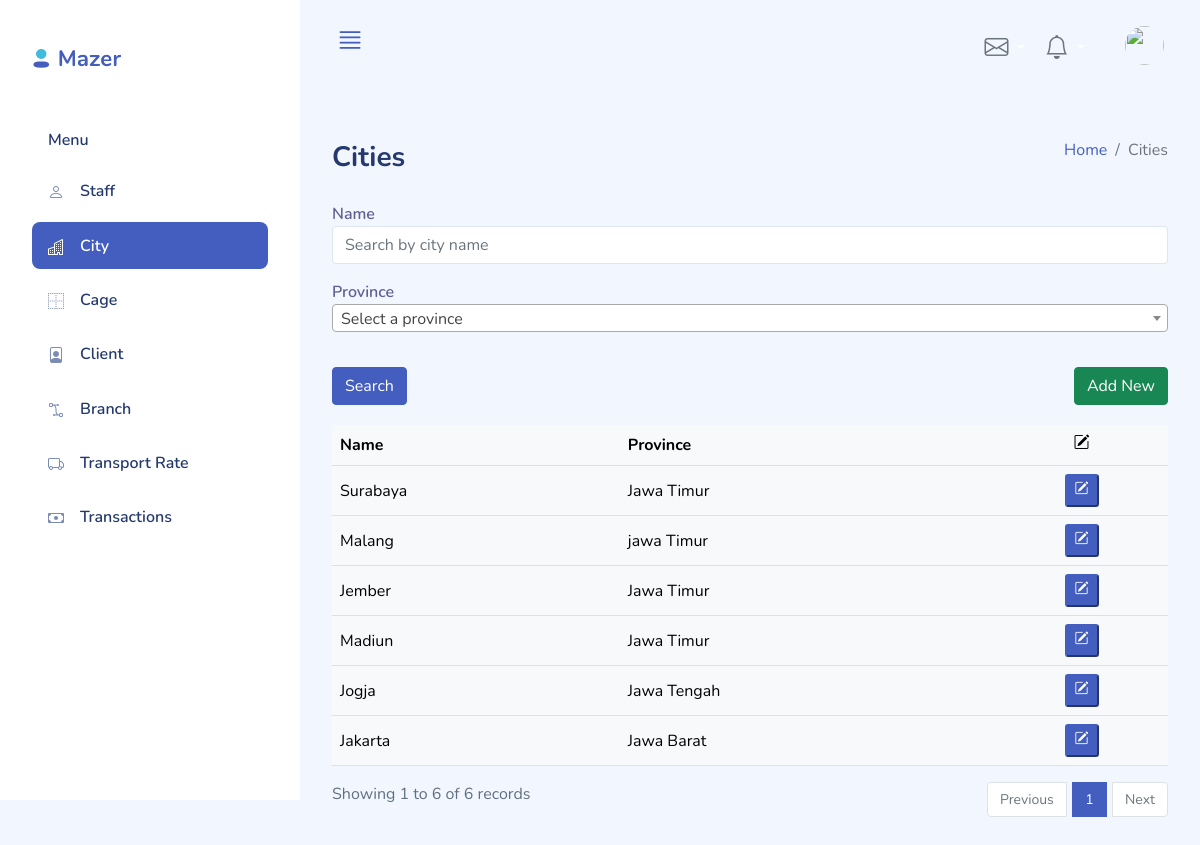
Page /index.php?page=cities_list (signed in) on the earlier database version.
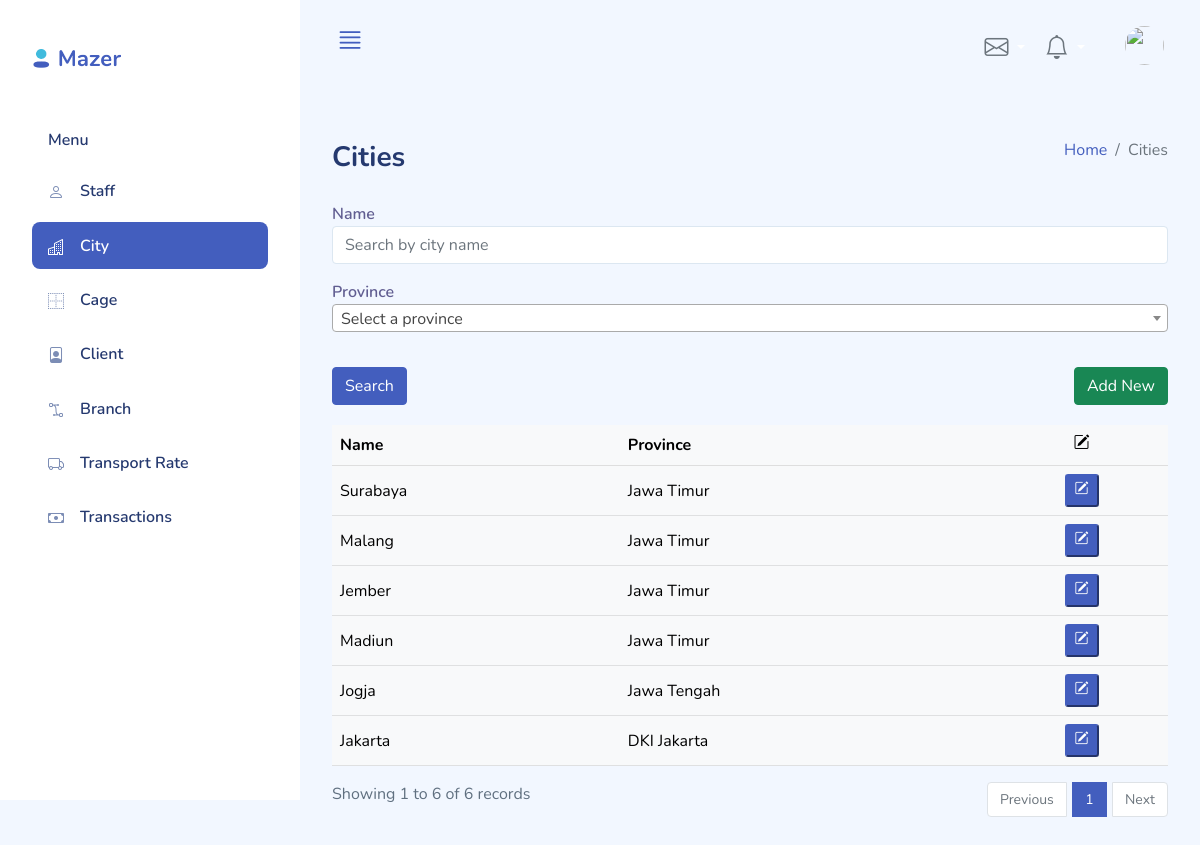
Same page on the later database version.
### tables this page shows
CREATE TABLE `city` (
  `Id` smallint(5) unsigned NOT NULL AUTO_INCREMENT,
  `Name` varchar(45) NOT NULL,
  `Province` varchar(255) NOT NULL,
  `LastUpdateTime` timestamp NOT NULL DEFAULT current_timestamp(),
  `LastModifier` varchar(50) DEFAULT NULL,
  PRIMARY KEY (`Id`),
  KEY `fk_City_Staff1_idx` (`LastModifier`),
  CONSTRAINT `fk_City_Staff1` FOREIGN KEY (`LastModifier`) REFERENCES `staff` (`Id`) ON DELETE NO ACTION ON UPDATE NO ACTION
);

### functions/sanitizers.php (called while the page is built, shortened)
<?php
    function sanitize($dbCon, $input, $type="string"){
        $input = mysqli_real_escape_string($dbCon, $input);
        switch($type){
            case "int":
                $sanitizedValue = $input;
                break;
        }
        return array($sanitizedValue, $input);
    }
?>

### config.php (called while the page is built, shortened)
<?php
$maxRows = 10;
?>

### classes/city.php (called while the page is built, shortened)
<?php
if (file_exists('./config.php')){
    require_once('./config.php');
}
class City{
    private $dbCon;
    public function __construct($dbConnection){
        $this->dbCon = $dbConnection;
    }
    public function get_data($column="*", $constraints="1",$limit=10){
        $q = "SELECT $column FROM city WHERE $constraints LIMIT $limit";
        $resultSet = $this->dbCon->query($q);
        return $resultSet;
    }
}
?>

### pages/cities_list.php (the view, shortened to what this page needs)
<?php
require_once('./classes/city.php');
$city = new City($dbCon);
        ?>
        <?php
$pageNum = (isset($_GET["pageNum"]) && is_numeric($_GET["pageNum"])) ? $_GET["pageNum"] : 1;
list($pageNum, $validation_status) = sanitize($dbCon, $pageNum, "int");
?>
<div class="d-sm-flex align-items-center justify-content-between mb-4">
    <h1 class="h3 mb-0 text-gray-800">Cities</h1>
    <ol class="breadcrumb">
        <li class="breadcrumb-item"><a href="./">Home</a></li>
        <li class="breadcrumb-item active" aria_current="page">Cities</li>
    </ol>
</div>
<div class="row" style="padding-bottom:20px;">
    <div class="col-lg-12">
        <form method="GET" action="index.php">
            <div class="form-group mb-3">
                <label for="Name">Name</label>
                <input class="form-control mb-3" type="text" placeholder="Search by city name" id="Name" name="Name" <?php if(!empty($_GET["Name"])) echo(" value='".$_GET["Name"])."'" ?>>
            </div>
            <div class="form-group">
                <label for="Province">Province</label>
            </div>
            <br>
            <div class="row">
                <div class="col-sm-6">
                    <button type="submit" class="btn btn-primary">Search</button>
                </div>
                <div class="col-sm-6" style="text-align:right;">
                    <a href="index.php?page=city_detail&mode=insert"><button type="button" class="btn btn-success">Add New</button>
                    </a>
                </div>
            </div>
        </form>
    </div>
</div>
<div class="table-responsive">
    <table class="table table-light align-items-center table-flush table-hover">
        <thead class="thread-light">
            <tr>
                <th>Name</th>
                <th>Province</th>
                <th style="text-align: center;"><i class="bi bi-pencil-square"></i></th>
            </tr>
        </thead>
        <tbody>
            <?php
                $constraint="1";
                $pageStart = ($pageNum-1) * $maxRows;
                $columns = "Id, Name, Province";
                $limit= "$pageStart, $maxRows";
                $resultSet = $city->get_data($columns, $constraint, $limit);
                if ($resultSet){
                    while($row = $resultSet->fetch_array()){
                        echo("
                        <tr>
                        <td>".$row["Name"]."</td>
                        <td>".$row["Province"]."</td>
                        <td style='text-align: center;'><a href='index.php?page=city_detail&mode=update&id=".$row["Id"]."'><button class='btn-sm btn-primary'><i class='bi bi-pencil-square'></i></button></a></td>
                        </tr>
                        ");
                    }
                }
            ?>
        </tbody>
    </table>
</div>
<?php
    $columns = "count(*) as totalRows";
    $resCount=$city->get_data($columns, $constraint);
    $rCount=$resCount->fetch_array();
    $totalRows = $rCount["totalRows"];
    $totalPages = ceil($totalRows/$maxRows);
?>
<div class="row">
    <div class="col-sm-4">
        <?php
            $pageEnd = min($totalRows,$pageStart + $maxRows);
            echo("Showing ".min($pageStart + 1, $pageEnd)." to ".$pageEnd." of ".$totalRows." records");
        ?>
    </div>
    <div class="col-sm-8">
        <nav>
            <ul class="pagination justify-content-end">
                <li class="page-item <?php if($pageNum<=1){ echo 'disabled';}?>">
                    <a class="page-link" href="<?php if($pageNum<=1){ echo '#';} else { echo "?page=cities_list&pageNum=" . ($pageNum-1);} ?>">Previous</a>
                </li>
                <?php for ($i=1; $i<=$totalPages;$i++){?>
                    <li class="page-item <?php if ($pageNum==$i) {echo 'active';}?>">
                        <a class="page-link" href="?page=cities_list&pageNum=<?php echo($i);?>"><?php echo($i);?></a>
                    </li>
                <?php }?>
                    <li class="page-item <?php if($pageNum>=$totalPages){ echo 'disabled';}?>">
                    <a class="page-link" href="<?php if($pageNum>=$totalPages){ echo '#';} else { echo "?page=cities_list&pageNum=" . ($pageNum + 1);}?>">Next</a>
                </li>
            </ul>
        </nav>
    </div>
</div>

Differences in the rows shown:
changed city "Malang": Province "jawa Timur" → "Jawa Timur"
changed city "Jakarta": Province "Jawa Barat" → "DKI Jakarta"
